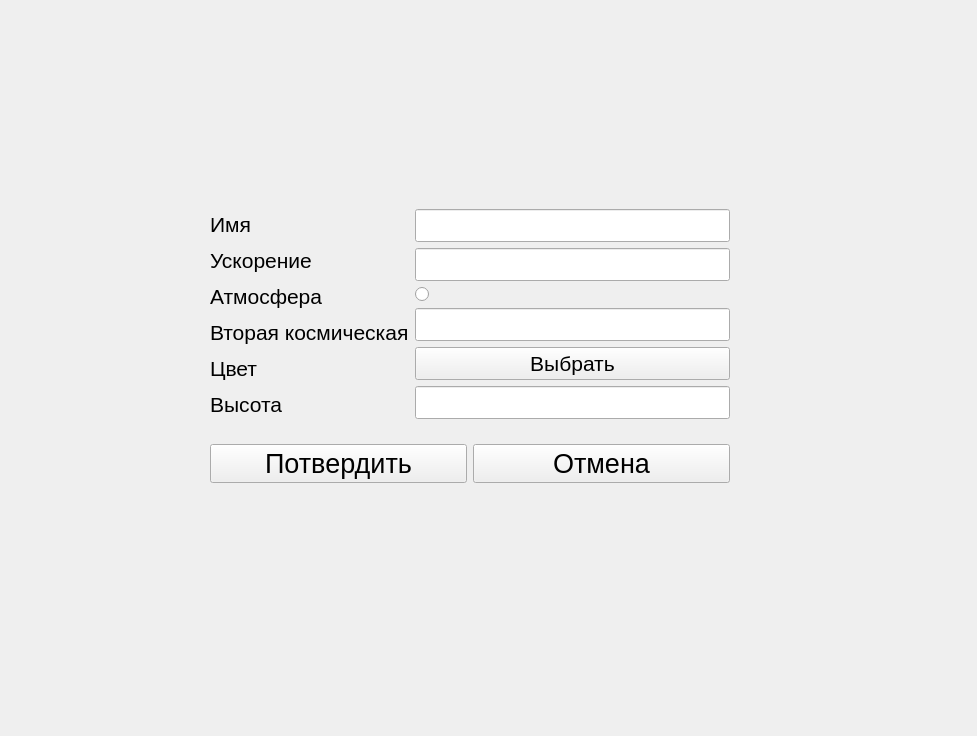
<?xml version="1.0" encoding="UTF-8"?>
<ui version="4.0">
 <class>PlanetAdd</class>
 <widget class="QWidget" name="PlanetAdd">
  <property name="geometry">
   <rect>
    <x>0</x>
    <y>0</y>
    <width>977</width>
    <height>736</height>
   </rect>
  </property>
  <property name="windowTitle">
   <string>Добавить планету</string>
  </property>
  <widget class="QLabel" name="Icon">
   <property name="geometry">
    <rect>
     <x>20</x>
     <y>560</y>
     <width>361</width>
     <height>151</height>
    </rect>
   </property>
   <property name="text">
    <string/>
   </property>
   <property name="pixmap">
    <pixmap>../../../.designer/backup/Images/KspIcon.png</pixmap>
   </property>
  </widget>
  <widget class="QWidget" name="layoutWidget">
   <property name="geometry">
    <rect>
     <x>210</x>
     <y>190</y>
     <width>520</width>
     <height>313</height>
    </rect>
   </property>
   <layout class="QVBoxLayout" name="verticalLayout_3">
    <item>
     <layout class="QHBoxLayout" name="horizontalLayout">
      <item>
       <layout class="QVBoxLayout" name="verticalLayout">
        <item>
         <widget class="QLabel" name="label">
          <property name="font">
           <font>
            <pointsize>16</pointsize>
           </font>
          </property>
          <property name="text">
           <string>Имя</string>
          </property>
         </widget>
        </item>
        <item>
         <widget class="QLabel" name="label_2">
          <property name="font">
           <font>
            <pointsize>16</pointsize>
           </font>
          </property>
          <property name="text">
           <string>Ускорение</string>
          </property>
         </widget>
        </item>
        <item>
         <widget class="QLabel" name="label_3">
          <property name="font">
           <font>
            <pointsize>16</pointsize>
           </font>
          </property>
          <property name="text">
           <string>Атмосфера</string>
          </property>
         </widget>
        </item>
        <item>
         <widget class="QLabel" name="label_4">
          <property name="font">
           <font>
            <pointsize>16</pointsize>
           </font>
          </property>
          <property name="text">
           <string>Вторая космическая</string>
          </property>
         </widget>
        </item>
        <item>
         <widget class="QLabel" name="label_5">
          <property name="font">
           <font>
            <pointsize>16</pointsize>
           </font>
          </property>
          <property name="text">
           <string>Цвет</string>
          </property>
         </widget>
        </item>
        <item>
         <widget class="QLabel" name="label_6">
          <property name="font">
           <font>
            <pointsize>16</pointsize>
           </font>
          </property>
          <property name="text">
           <string>Высота</string>
          </property>
         </widget>
        </item>
       </layout>
      </item>
      <item>
       <layout class="QVBoxLayout" name="verticalLayout_2">
        <item>
         <widget class="QLineEdit" name="name">
          <property name="font">
           <font>
            <pointsize>16</pointsize>
           </font>
          </property>
         </widget>
        </item>
        <item>
         <widget class="QLineEdit" name="acceleration">
          <property name="font">
           <font>
            <pointsize>16</pointsize>
           </font>
          </property>
         </widget>
        </item>
        <item>
         <widget class="QRadioButton" name="atmoph">
          <property name="font">
           <font>
            <pointsize>100</pointsize>
           </font>
          </property>
          <property name="text">
           <string/>
          </property>
         </widget>
        </item>
        <item>
         <widget class="QLineEdit" name="second_space_speed">
          <property name="font">
           <font>
            <pointsize>16</pointsize>
           </font>
          </property>
         </widget>
        </item>
        <item>
         <widget class="QPushButton" name="color_button">
          <property name="font">
           <font>
            <pointsize>16</pointsize>
           </font>
          </property>
          <property name="text">
           <string>Выбрать</string>
          </property>
         </widget>
        </item>
        <item>
         <widget class="QLineEdit" name="alt">
          <property name="font">
           <font>
            <pointsize>16</pointsize>
           </font>
          </property>
         </widget>
        </item>
       </layout>
      </item>
     </layout>
    </item>
    <item>
     <layout class="QHBoxLayout" name="horizontalLayout_2">
      <item>
       <widget class="QPushButton" name="saveBut">
        <property name="font">
         <font>
          <pointsize>20</pointsize>
         </font>
        </property>
        <property name="text">
         <string>Потвердить</string>
        </property>
       </widget>
      </item>
      <item>
       <widget class="QPushButton" name="cancel">
        <property name="font">
         <font>
          <pointsize>20</pointsize>
         </font>
        </property>
        <property name="text">
         <string>Отмена</string>
        </property>
       </widget>
      </item>
     </layout>
    </item>
   </layout>
  </widget>
 </widget>
 <resources/>
 <connections/>
</ui>
